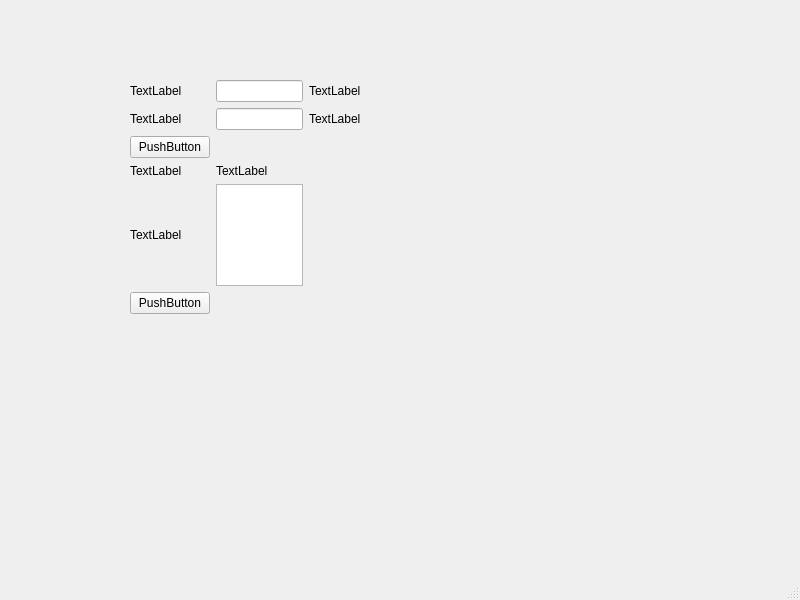
<?xml version="1.0" encoding="UTF-8"?>
<ui version="4.0">
 <class>MainWindow</class>
 <widget class="QMainWindow" name="MainWindow">
  <property name="geometry">
   <rect>
    <x>0</x>
    <y>0</y>
    <width>800</width>
    <height>600</height>
   </rect>
  </property>
  <property name="windowTitle">
   <string>MainWindow</string>
  </property>
  <widget class="QWidget" name="centralwidget">
   <widget class="QWidget" name="gridLayoutWidget">
    <property name="geometry">
     <rect>
      <x>130</x>
      <y>80</y>
      <width>231</width>
      <height>234</height>
     </rect>
    </property>
    <layout class="QGridLayout" name="gridLayout">
     <item row="1" column="2">
      <widget class="QLabel" name="label_4">
       <property name="text">
        <string>TextLabel</string>
       </property>
      </widget>
     </item>
     <item row="0" column="1">
      <widget class="QLineEdit" name="weightLineEdit"/>
     </item>
     <item row="2" column="0">
      <widget class="QPushButton" name="countButton">
       <property name="text">
        <string>PushButton</string>
       </property>
      </widget>
     </item>
     <item row="3" column="1">
      <widget class="QLabel" name="resultLabel">
       <property name="text">
        <string>TextLabel</string>
       </property>
      </widget>
     </item>
     <item row="0" column="2">
      <widget class="QLabel" name="label_2">
       <property name="text">
        <string>TextLabel</string>
       </property>
      </widget>
     </item>
     <item row="1" column="0">
      <widget class="QLabel" name="label_3">
       <property name="text">
        <string>TextLabel</string>
       </property>
      </widget>
     </item>
     <item row="1" column="1">
      <widget class="QLineEdit" name="heightLineEdit"/>
     </item>
     <item row="0" column="0">
      <widget class="QLabel" name="label">
       <property name="text">
        <string>TextLabel</string>
       </property>
      </widget>
     </item>
     <item row="4" column="0">
      <widget class="QLabel" name="label_7">
       <property name="text">
        <string>TextLabel</string>
       </property>
      </widget>
     </item>
     <item row="3" column="0">
      <widget class="QLabel" name="label_5">
       <property name="text">
        <string>TextLabel</string>
       </property>
      </widget>
     </item>
     <item row="4" column="1">
      <widget class="QTextBrowser" name="infoTextBrowser"/>
     </item>
     <item row="5" column="0">
      <widget class="QPushButton" name="closeButton">
       <property name="text">
        <string>PushButton</string>
       </property>
      </widget>
     </item>
    </layout>
   </widget>
  </widget>
  <widget class="QMenuBar" name="menubar">
   <property name="geometry">
    <rect>
     <x>0</x>
     <y>0</y>
     <width>800</width>
     <height>25</height>
    </rect>
   </property>
  </widget>
  <widget class="QStatusBar" name="statusbar"/>
 </widget>
 <resources/>
 <connections>
  <connection>
   <sender>closeButton</sender>
   <signal>clicked()</signal>
   <receiver>MainWindow</receiver>
   <slot>close()</slot>
   <hints>
    <hint type="sourcelabel">
     <x>169</x>
     <y>337</y>
    </hint>
    <hint type="destinationlabel">
     <x>179</x>
     <y>371</y>
    </hint>
   </hints>
  </connection>
 </connections>
</ui>
